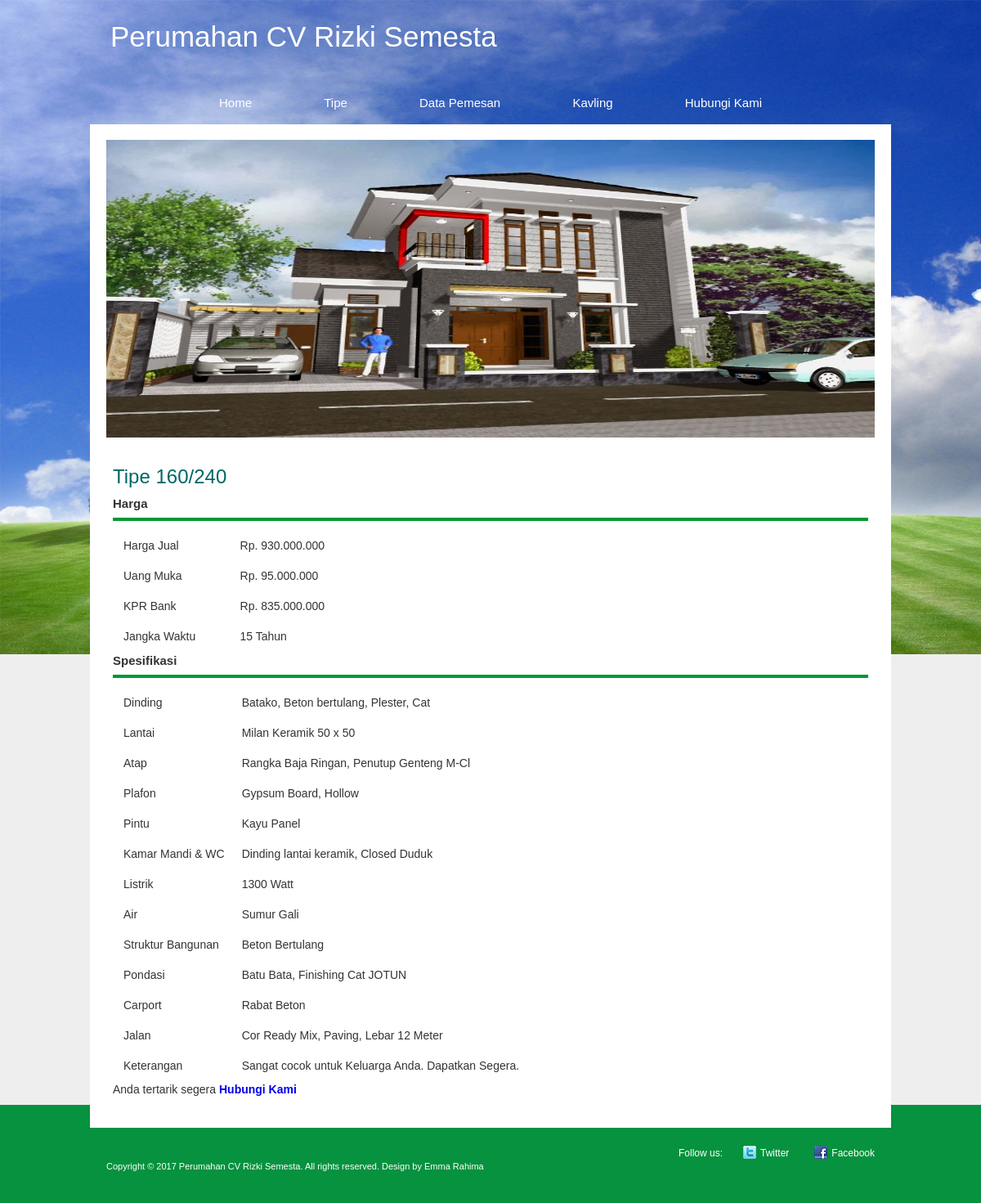
Page /?page=single&kd_tipe=T08 on the committed database.
### tables this page shows
CREATE TABLE `t_tipe` (
  `kd_tipe` varchar(3) NOT NULL,
  `tipe` varchar(7) NOT NULL,
  `hr_jual` int(9) NOT NULL,
  `dp` int(8) NOT NULL,
  `kpr` int(9) NOT NULL,
  `jk_waktu` varchar(2) NOT NULL,
  `dinding` varchar(40) NOT NULL,
  `lantai` varchar(40) NOT NULL,
  `atap` varchar(40) NOT NULL,
  `plafon` varchar(40) NOT NULL,
  `pintu` varchar(40) NOT NULL,
  `wc` varchar(40) NOT NULL,
  `listrik` varchar(4) NOT NULL,
  `air` varchar(40) NOT NULL,
  `struktur` varchar(40) NOT NULL,
  `pondasi` varchar(40) NOT NULL,
  `carport` varchar(40) NOT NULL,
  `jalan` varchar(40) NOT NULL,
  `keterangan` text NOT NULL,
  `gambar` varchar(30) NOT NULL
);

### single.php (the view)
<?php
include "kon_db.php";
if (isset($_GET['kd_tipe'])) {
	$kd_tipe = $_GET['kd_tipe'];
	$query = mysqli_query($koneksi, "select * FROM t_tipe WHERE kd_tipe='$kd_tipe'");
	while($row=mysqli_fetch_array($query)){
	$tipe=$row['tipe'];
	$wc=$row['wc'];
	$harga=$row['hr_jual'];
	$rlis=$row['listrik'];
	$dp=$row['dp'];
	$air=$row['air'];
	$kpr=$row['kpr'];
	$struktur=$row['struktur'];
	$jk=$row['jk_waktu'];
	$pondasi=$row['pondasi'];
	$dinding=$row['dinding'];
	$car=$row['carport'];
	$lantai=$row['lantai'];
	$jalan=$row['jalan'];
	$atap=$row['atap'];
	$ket=$row['keterangan'];
	$plafon=$row['plafon'];
	$pintu=$row['pintu'];
	$gambar=$row['gambar'];
	$harga1 = number_format ($harga, 0, ',', '.');
	$dp1 = number_format ($dp, 0, ',', '.');
	$kpr1 = number_format ($kpr, 0, ',', '.');
	}
} else {
 die ("Tipe Belum Dipilih");
}
?>
<img src="dasbor/img/<?php echo $gambar;?>" alt="<?php echo $tipe;?>" width="940px" height="364px">
<div class="content_bottom">
<h2>Tipe <?php echo $tipe;?></h2>
<h3>Harga</h3>
<table cellspacing="5" cellpadding="8">
	<tr>
		<td width="53.5%">Harga Jual</td>
		<td>Rp. <?php echo $harga1?></td>
	</tr>
	<tr>
		<td>Uang Muka</td>
		<td>Rp. <?php echo $dp1?></td>
	</tr>
	<tr>
		<td>KPR Bank</td>
		<td>Rp. <?php echo $kpr1?></td>
	</tr>
	<tr>
		<td>Jangka Waktu</td>
		<td><?php echo $jk?> Tahun</td>
	</tr>
</table>
<h3>Spesifikasi</h3>
<table cellspacing="5" cellpadding="8">
	<tr>
		<td>Dinding</td>
		<td><?php echo $dinding?></td>
	</tr>
	<tr>
		<td>Lantai</td>
		<td><?php echo $lantai?></td>
	</tr>
	<tr>
		<td>Atap</td>
		<td><?php echo $atap?></td>
	</tr>
	<tr>
		<td>Plafon</td>
		<td><?php echo $plafon?></td>
	</tr>
	<tr>
		<td>Pintu</td>
		<td><?php echo $pintu?></td>
	</tr>
	<tr>
		<td>Kamar Mandi & WC</td>
		<td><?php echo $wc?></td>
	</tr>
	<tr>
		<td>Listrik</td>
		<td><?php echo $rlis?> Watt</td>
	</tr>
	<tr>
		<td>Air</td>
		<td><?php echo $air?></td>
	</tr>
	<tr>
		<td>Struktur Bangunan</td>
		<td><?php echo $struktur?></td>
	</tr>
	<tr>
		<td>Pondasi</td>
		<td><?php echo $pondasi?></td>
	</tr>
	<tr>
		<td>Carport</td>
		<td><?php echo $car?></td>
	</tr>
	<tr>
		<td>Jalan</td>
		<td><?php echo $jalan?></td>
	</tr>
	<tr>
		<td>Keterangan</td>
		<td><?php echo $ket?></td>
	</tr>
</table>
Anda tertarik segera <a href="?page=kontak" alt="kontak green madina ii"><strong>Hubungi Kami</strong></a>
</div>

### css/style.css (style rules this page uses)
a, img a, img, a img { border:0; outline:0; text-decoration:none; }
body { background:#eeeeee; font-family: Arial, Helvetica, sans-serif; font-size:15px; font-weight:normal; color:#000; padding:0px; margin:0px; }
.content_bottom { padding:31px 8px 20px 8px; }
.content h2 { color:#006666; font-size:24px; font-family:"Trebuchet MS", Arial, Helvetica, sans-serif; font-weight:normal; margin:0 0 10px 0; }
.content h3 { color:#333333; font-size:15px; font-family:"Trebuchet MS", Arial, Helvetica, sans-serif; font-weight:bold; border-bottom:4px solid #009933; padding-bottom:9px; margin:0 0 9px 0; }

### rows in the picture
t_tipe: gambar (picture), tipe "160/240", hr_jual "930.000.000", dp "95.000.000", kpr "835.000.000", jk_waktu "15", dinding "Batako, Beton bertulang, Plester, Cat", lantai "Milan Keramik 50 x 50", atap "Rangka Baja Ringan, Penutup Genteng M-Cl", plafon "Gypsum Board, Hollow", pintu "Kayu Panel", wc "Dinding lantai keramik, Closed Duduk", listrik "1300", air "Sumur Gali", struktur "Beton Bertulang", pondasi "Batu Bata, Finishing Cat JOTUN", carport "Rabat Beton", jalan "Cor Ready Mix, Paving, Lebar 12 Meter", keterangan "Sangat cocok untuk Keluarga Anda. Dapatkan Segera."
